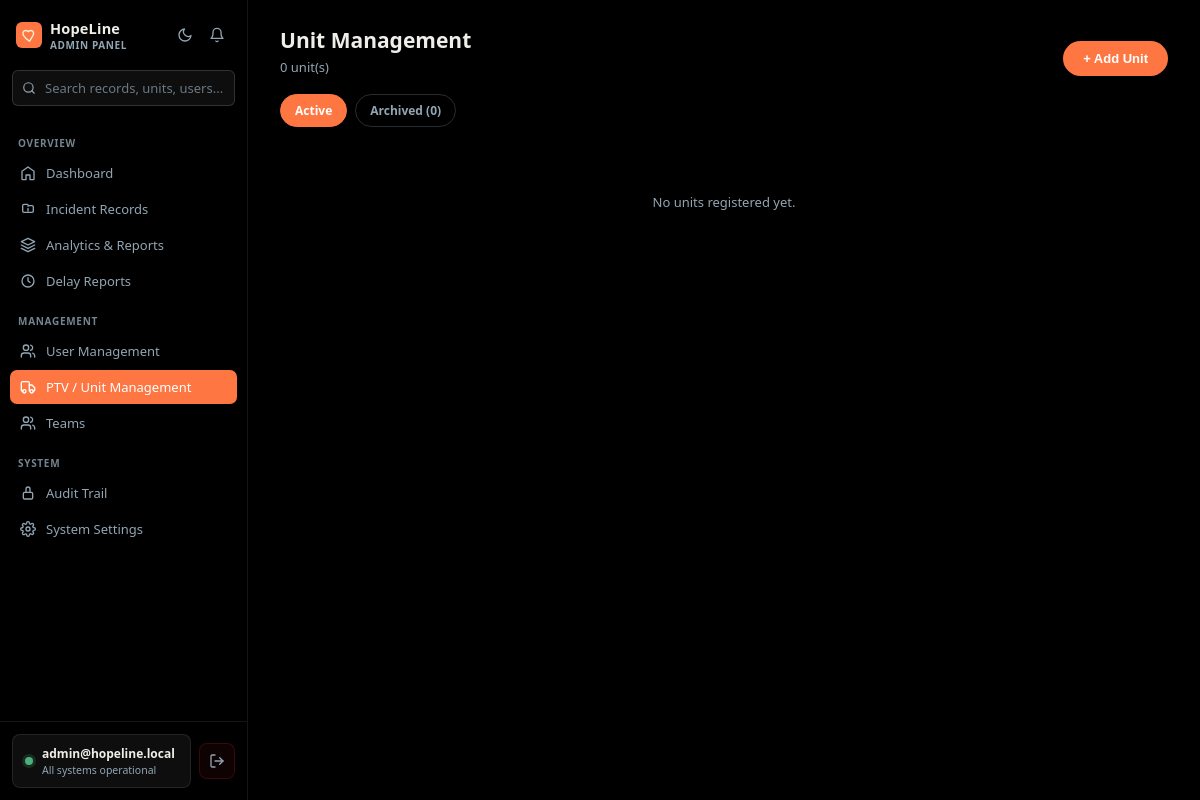
The app's page /app/admin/units.php (signed in), older data.
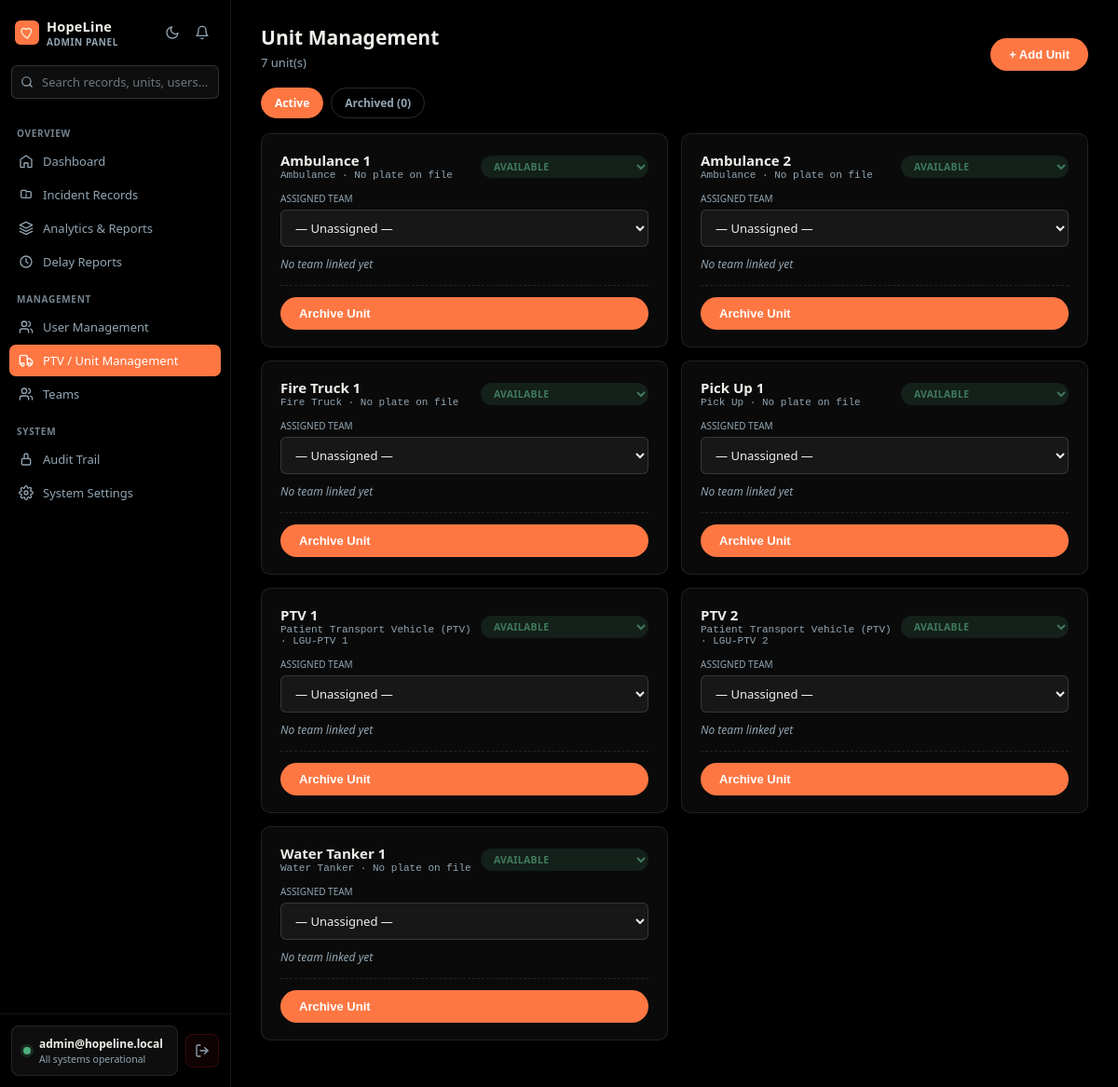
The same page, newer data.
### tables this page shows
CREATE TABLE IF NOT EXISTS ptv_units (
  id               INT(11)      NOT NULL AUTO_INCREMENT,
  unit_name        VARCHAR(100) NOT NULL,
  plate_no         VARCHAR(20)  DEFAULT NULL,
  vehicle_type     VARCHAR(50)  NOT NULL DEFAULT 'Patient Transport Vehicle (PTV)',
  driver_name      VARCHAR(150) DEFAULT NULL,
  responder_id     INT(11)      DEFAULT NULL,
  status           ENUM('Available','Assigned','En Route','On Site','Returning','Offline') NOT NULL DEFAULT 'Available',
  archived_at      DATETIME     DEFAULT NULL,
  current_lat      DECIMAL(10,7) DEFAULT NULL,
  current_lng      DECIMAL(10,7) DEFAULT NULL,
  last_location_at DATETIME     DEFAULT NULL,
  gps_accuracy     FLOAT        DEFAULT NULL,
  gps_heading      FLOAT        DEFAULT NULL,
  gps_speed        FLOAT        DEFAULT NULL,
  created_at       DATETIME     DEFAULT CURRENT_TIMESTAMP,
  updated_at       DATETIME     DEFAULT CURRENT_TIMESTAMP ON UPDATE CURRENT_TIMESTAMP,
  PRIMARY KEY (id),
  KEY idx_units_responder (responder_id),
  KEY idx_units_type_status (vehicle_type, status),
  CONSTRAINT fk_units_responder FOREIGN KEY (responder_id)
    REFERENCES users (id) ON DELETE SET NULL ON UPDATE RESTRICT
);

### app/admin/units.php (the view, shortened to what this page needs)
<?php
require_once __DIR__ . '/../../config/config.php';
$view = ($_GET['view'] ?? '') === 'archived' ? 'archived' : 'active';
$where = $view === 'archived' ? "WHERE u.archived_at IS NOT NULL" : "WHERE u.archived_at IS NULL";
$units = $pdo->query("
    SELECT u.*, usr.name AS responder_name, usr.email AS responder_email, t.name AS team_name,
           dt.name AS dispatched_team, dt.leader_id AS dispatched_leader
    FROM ptv_units u
    LEFT JOIN users usr ON usr.id = u.responder_id
    LEFT JOIN teams t ON t.id = usr.team_id AND t.archived_at IS NULL
    LEFT JOIN dispatch d ON d.id = (
        SELECT MAX(d2.id) FROM dispatch d2
        WHERE d2.unit_id = u.id AND d2.status IN ('assigned','en_route','on_site','returning')
    )
    LEFT JOIN teams dt ON dt.id = d.team_id
    $where
    ORDER BY u.unit_name ASC
")->fetchAll(PDO::FETCH_ASSOC);
$archivedCount = $pdo->query("SELECT COUNT(*) FROM ptv_units WHERE archived_at IS NOT NULL")->fetchColumn();
?>
<!DOCTYPE html>
<html lang="en">
<head>
<link rel="stylesheet" href="<?php echo BASE_URL; ?>/assets/css/app.css">
</head>
<body>
<?php require_once __DIR__ . '/../../assets/layouts/admin/admin_sidebar.php'; ?>
<main class="main">
    <div class="page-head page-head--flex">
    <div><h1>Unit Management</h1><p><?php echo count($units); ?> unit(s)</p></div>
        <?php if ($view === 'active'): ?>
        <button class="btn-primary" onclick="document.getElementById('addUnitModal').classList.add('show')">+ Add Unit</button>
        <?php endif; ?>
    </div>
    <div class="tabs">
        <a href="?view=active" class="tab <?php echo $view === 'active' ? 'active' : ''; ?>" style="text-decoration:none;">Active</a>
        <a href="?view=archived" class="tab <?php echo $view === 'archived' ? 'active' : ''; ?>" style="text-decoration:none;">Archived (<?php echo $archivedCount; ?>)</a>
    </div>
    <?php if (empty($units)): ?>
        <div class="empty-state"><?php echo $view === 'archived' ? 'No archived units.' : 'No units registered yet.'; ?></div>
    <?php else: ?>
    <div class="unit-grid">
        <?php foreach ($units as $u): $statusClass = 'st-' . str_replace(' ', '', $u['status']); ?>
        <div class="ptv-unit-card">
            <div class="ptv-unit-top">
                <div>
                    <div class="ptv-unit-name"><?php echo htmlspecialchars($u['unit_name']); ?></div>
                  <div class="unit-plate"><?php echo htmlspecialchars(($u['vehicle_type'] ?? '') . ' · ' . ($u['plate_no'] ?: 'No plate on file')); ?></div>
                </div>
                <?php if ($view === 'active'): ?>
                <form method="POST">
                    <select name="status" class="status-select <?php echo $statusClass; ?>" onchange="this.form.submit()">
                        <option value="Available" <?php echo $u['status']==='Available'?'selected':''; ?>>Available</option>
                    </select>
                </form>
                <?php else: ?>
                    <span class="status-select st-Offline">Archived</span>
                <?php endif; ?>
            </div>
            <?php if ($view === 'active'): ?>
            <div class="unit-field">
    <div class="label">Assigned Team</div>
    <form method="POST">
        <select name="responder_id" onchange="this.form.submit()" <?php echo $u['dispatched_team'] ? 'disabled' : ''; ?>>
            <option value="">— Unassigned —</option>
        </select>
    </form>
</div>
            <?php if ($u['dispatched_team']): ?>
    <div class="responder-tag">★ Dispatched to <?php echo htmlspecialchars($u['dispatched_team']); ?></div>
<?php elseif ($u['responder_id']): ?>
    <div class="responder-tag">★ Leader: <?php echo htmlspecialchars($u['responder_name']); ?></div>
<?php else: ?>
    <div class="no-responder">No team linked yet</div>
<?php endif; ?>
            <div style="margin-top:14px; padding-top:12px; border-top:1px dashed rgba(var(--border-rgb),0.2);">
                <form method="POST" onsubmit="return confirm('Archive this unit? It will be unassigned and hidden from active dispatch.');">
                    <button type="submit" class="btn-mini btn-deactivate" style="width:100%;">Archive Unit</button>
                </form>
            </div>
            <?php endif; ?>
        </div>
        <?php endforeach; ?>
    </div>
    <?php endif; ?>
</main>
</body>
</html>

Row changes from the older to the newer data that the page shows:
added ptv_units: unit_name "Ambulance 1", vehicle_type+plate_no "Ambulance · No plate on file", status "Available", shows "No team linked yet"
added ptv_units: unit_name "Ambulance 2", vehicle_type+plate_no "Ambulance · No plate on file", status "Available", shows "No team linked yet"
added ptv_units: unit_name "Fire Truck 1", vehicle_type+plate_no "Fire Truck · No plate on file", status "Available", shows "No team linked yet"
added ptv_units: unit_name "Pick Up 1", vehicle_type+plate_no "Pick Up · No plate on file", status "Available", shows "No team linked yet"
added ptv_units: unit_name "PTV 1", vehicle_type+plate_no "Patient Transport Vehicle (PTV) · LGU-PTV 1", status "Available", shows "No team linked yet"
added ptv_units: unit_name "PTV 2", vehicle_type+plate_no "Patient Transport Vehicle (PTV) · LGU-PTV 2", status "Available", shows "No team linked yet"
added ptv_units: unit_name "Water Tanker 1", vehicle_type+plate_no "Water Tanker · No plate on file", status "Available", shows "No team linked yet"
Text that changed along with them:
count($units): "0" → "7"
text no longer shown: "No units registered yet."
